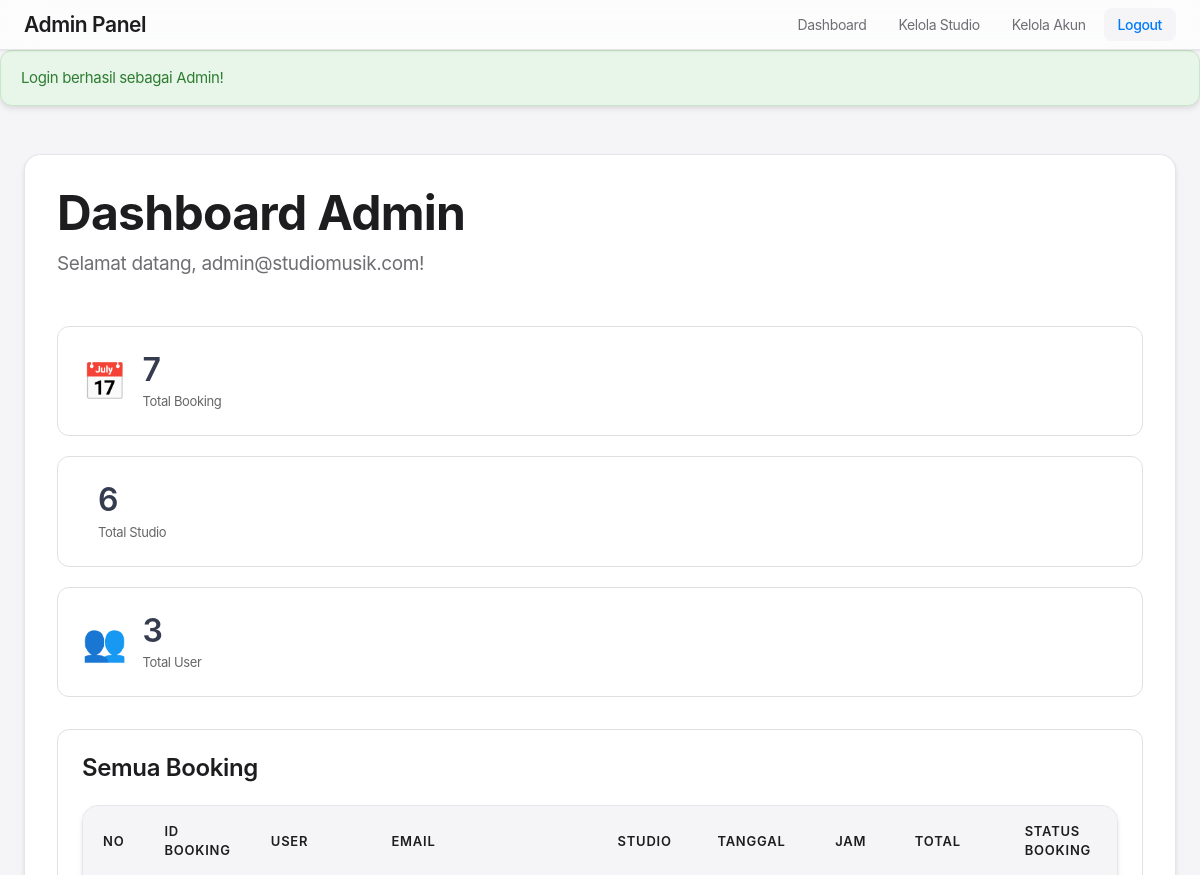
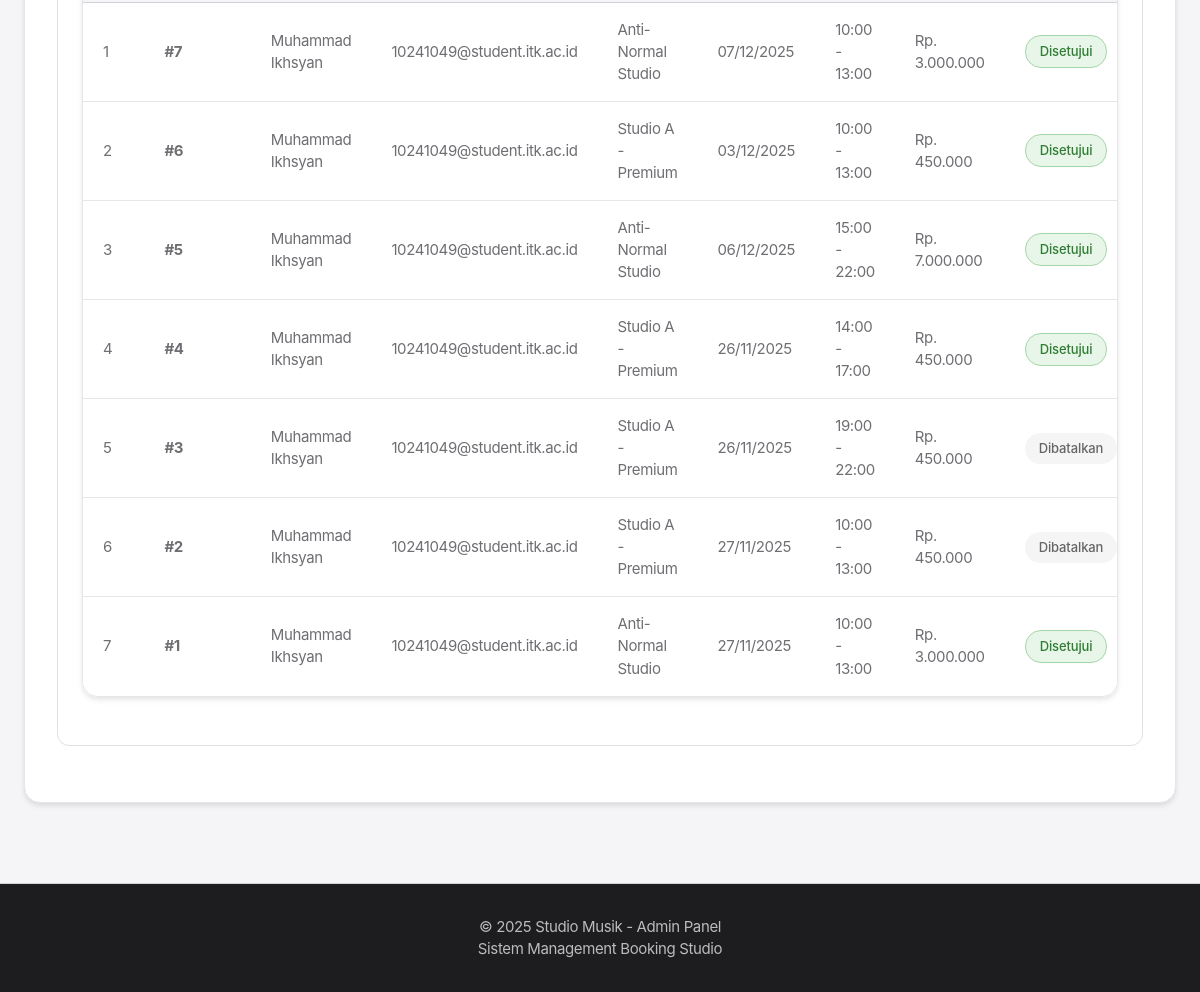
The app's page /public/index.php?url=admin/dashboard (signed in) with its own data (2 pictures, top to bottom).
### tables this page shows
CREATE TABLE `booking` (
  `id_booking` int(11) NOT NULL,
  `id_user` int(11) NOT NULL,
  `id_studio` int(11) NOT NULL,
  `tanggal_main` date NOT NULL,
  `jam_mulai` time NOT NULL,
  `jam_selesai` time NOT NULL,
  `total_bayar` decimal(10,2) NOT NULL,
  `status_booking` enum('Menunggu Konfirmasi','Disetujui','Selesai','Dibatalkan') DEFAULT 'Menunggu Konfirmasi',
  `id_admin` int(11) DEFAULT NULL,
  `created_at` timestamp NULL DEFAULT current_timestamp()
);

CREATE TABLE `users` (
  `id_user` int(11) NOT NULL,
  `nama` varchar(100) NOT NULL,
  `email` varchar(100) NOT NULL,
  `password` varchar(255) NOT NULL,
  `no_telp` varchar(15) NOT NULL,
  `created_at` timestamp NULL DEFAULT current_timestamp()
);

CREATE TABLE `studios` (
  `id_studio` int(11) NOT NULL,
  `nama_studio` varchar(100) NOT NULL,
  `deskripsi` text DEFAULT NULL,
  `harga_per_jam` decimal(10,2) NOT NULL,
  `fasilitas` text DEFAULT NULL,
  `kapasitas` int(11) NOT NULL,
  `gambar` varchar(255) DEFAULT NULL,
  `status_ketersediaan` enum('Tersedia','Tidak Tersedia') DEFAULT 'Tersedia',
  `created_at` timestamp NULL DEFAULT current_timestamp()
);

### app/controllers/AdminController.php (called while the page is built, shortened)
<?php
require_once __DIR__ . '/../../core/Controller.php';
class AdminController extends Controller {
    public function dashboard() {
        $adminModel = $this->model('Admin');
        $bookingModel = $this->model('Booking');
        $studioModel = $this->model('Studio');
        $userModel = $this->model('User');
        $totalBookings = count($bookingModel->all());
        $totalStudios = count($studioModel->all());
        $totalUsers = count($userModel->all());
        $allBookings = $adminModel->getAllBookings();
        $data = [
            'admin' => $_SESSION['admin'],
            'totalBookings' => $totalBookings,
            'totalStudios' => $totalStudios,
            'totalUsers' => $totalUsers,
            'bookings' => $allBookings,
            'title' => 'Admin Dashboard'
        ];
        $this->view('admin/dashboard', $data);
    }
}
?>

### core/Model.php (called while the page is built, shortened)
<?php
class Model {
    protected $db;
    protected $table;
    public function __construct() {
        require_once __DIR__ . '/../config/Database.php';
        $database = new Database();
        $this->db = $database->getConnection();
    }
    public function all() {
        $query = "SELECT * FROM " . $this->table;
        $stmt = $this->db->prepare($query);
        $stmt->execute();
        return $stmt->fetchAll(PDO::FETCH_ASSOC);
    }
}
?>

### config/Database.php (called while the page is built, shortened)
<?php
class Database {
    private $host = "localhost";
    private $db_name = "studio_music";
    private $username = "root";
    private $password = "";
    public function getConnection() {
        $this->conn = null;
        try {
            $this->conn = new PDO(
                "mysql:host=" . $this->host . ";dbname=" . $this->db_name,
                $this->username,
                $this->password
            );
            $this->conn->setAttribute(PDO::ATTR_ERRMODE, PDO::ERRMODE_EXCEPTION);
            $this->conn->exec("set names utf8");
        } catch(PDOException $e) {
            echo "Connection Error: " . $e->getMessage();
        }
        return $this->conn;
    }
}
?>

### app/models/Admin.php (called while the page is built, shortened)
<?php
require_once __DIR__ . '/../../core/Model.php';
class Admin extends Model {
    public function getAllBookings() {
        $query = "SELECT b.*, s.nama_studio, u.nama as nama_user, u.email as email_user,
                  p.bukti_pembayaran, a.email as admin_email
                  FROM booking b
                  JOIN studios s ON b.id_studio = s.id_studio
                  JOIN users u ON b.id_user = u.id_user
                  LEFT JOIN payments p ON b.id_booking = p.id_booking
                  LEFT JOIN admin a ON b.id_admin = a.id_admin
                  ORDER BY b.created_at DESC";
        $stmt = $this->db->prepare($query);
        $stmt->execute();
        return $stmt->fetchAll(PDO::FETCH_ASSOC);
    }
}
?>

### app/views/admin/dashboard.php (the view, shortened to what this page needs)
<?php include __DIR__ . '/header.php'; ?>
<div class="admin-dashboard-container">
    <div class="page-header">
        <h1>Dashboard Admin</h1>
        <p>Selamat datang, <?= htmlspecialchars($admin['email']) ?>!</p>
    </div>
    <div class="stats-grid">
        <div class="stat-card">
            <div class="stat-icon">📅</div>
            <div class="stat-info">
                <h3><?= $totalBookings ?></h3>
                <p>Total Booking</p>
            </div>
        </div>
        <div class="stat-card">
            <div class="stat-info">
                <h3><?= $totalStudios ?></h3>
                <p>Total Studio</p>
            </div>
        </div>
        <div class="stat-card">
            <div class="stat-icon">👥</div>
            <div class="stat-info">
                <h3><?= $totalUsers ?></h3>
                <p>Total User</p>
            </div>
        </div>
    </div>
    <div class="admin-section">
        <h2>Semua Booking</h2>
        <?php if (!empty($bookings)): ?>
            <div class="table-responsive">
                <table class="booking-table">
                    <thead>
                        <tr>
                            <th>No</th>
                            <th>ID Booking</th>
                            <th>User</th>
                            <th>Email</th>
                            <th>Studio</th>
                            <th>Tanggal</th>
                            <th>Jam</th>
                            <th>Total</th>
                            <th>Status Booking</th>
                        </tr>
                    </thead>
                    <tbody>
                        <?php $no = 1; ?>
                        <?php foreach ($bookings as $booking): ?>
                            <tr>
                                <td><?= $no++ ?></td>
                                <td><strong>#<?= $booking['id_booking'] ?></strong></td>
                                <td><?= htmlspecialchars($booking['nama_user']) ?></td>
                                <td><?= htmlspecialchars($booking['email_user']) ?></td>
                                <td><?= htmlspecialchars($booking['nama_studio']) ?></td>
                                <td><?= date('d/m/Y', strtotime($booking['tanggal_main'])) ?></td>
                                <td><?= date('H:i', strtotime($booking['jam_mulai'])) ?> - <?= date('H:i', strtotime($booking['jam_selesai'])) ?></td>
                                <td>Rp. <?= number_format($booking['total_bayar'], 0, ',', '.') ?></td>
                                <td>
                                    <span class="status-badge status-<?= strtolower(str_replace(' ', '-', $booking['status_booking'])) ?>">
                                        <?= htmlspecialchars($booking['status_booking']) ?>
                                    </span>
                                </td>
                            </tr>
                        <?php endforeach; ?>
                    </tbody>
                </table>
            </div>
        <?php endif; ?>
    </div>
</div>
<?php include __DIR__ . '/footer.php'; ?>

### public/css/minimalist.css (style rules this page uses)
:root { --color-primary: #007AFF; --color-primary-dark: #0051D5; --color-primary-light: #3395FF; --color-text: #1d1d1f; --color-text-secondary: #6e6e73; --color-text-muted: #86868b; --color-bg: #ffffff; --color-bg-secondary: #f5f5f7; --color-border: #d2d2d7; --color-border-light: #e5e5ea; --color-overlay-light: rgba(0, 0, 0, 0.3); --color-overlay-dark: rgba(0, 0, 0, 0.7); --color-white: #ffffff; --shadow-sm: 0 1px 3px rgba(0, 0, 0, 0.04), 0 1px 2px rgba(0, 0, 0, 0.06); --shadow-md: 0 4px 6px rgba(0, 0, 0, 0.05), 0 2px 4px rgba(0, 0, 0, 0.06); --shadow-lg: 0 10px 15px rgba(0, 0, 0, 0.08), 0 4px 6px rgba(0, 0, 0, 0.05); --shadow-xl: 0 20px 25px rgba(0, 0, 0, 0.1), 0 10px 10px rgba(0, 0, 0, 0.04); --shadow-2xl: 0 25px 50px rgba(0, 0, 0, 0.15); --focus-ring: 0 0 0 4px rgba(0, 122, 255, 0.3); --transition-smooth: all 0.3s cubic-bezier(0.4, 0, 0.2, 1); --transition-bounce: all 0.4s cubic-bezier(0.68, -0.55, 0.265, 1.55); }
* { margin: 0; padding: 0; box-sizing: border-box; }
body { font-family: -apple-system, BlinkMacSystemFont, 'SF Pro Text', 'SF Pro Display', 'Helvetica Neue', Arial, sans-serif; background-color: var(--color-bg-secondary); color: var(--color-text); line-height: 1.47059; font-weight: 400; font-size: 17px; letter-spacing: -0.022em; -webkit-font-smoothing: antialiased; -moz-osx-font-smoothing: grayscale; }
h1, h2, h3, h4, h5, h6 { font-weight: 600; letter-spacing: -0.015em; color: var(--color-text); }
h1 { font-size: 48px; line-height: 1.08349; font-weight: 700; letter-spacing: -0.003em; }
h2 { font-size: 32px; line-height: 1.125; font-weight: 600; }
h3 { font-size: 24px; line-height: 1.16667; font-weight: 600; }
p { font-weight: 400; color: var(--color-text-secondary); }
.page-header { margin-bottom: 48px; text-align: left; }
.page-header h1 { font-size: 48px; color: var(--color-text); margin-bottom: 12px; font-weight: 700; letter-spacing: -0.015em; }
.page-header p, .page-header .subtitle { color: var(--color-text-secondary); font-size: 19px; line-height: 1.42105; font-weight: 400; max-width: 640px; }
.table-responsive { overflow-x: auto; background: var(--color-white); border: 1px solid var(--color-border-light); border-radius: 16px; box-shadow: var(--shadow-md); margin: 24px 0; }
.booking-table { width: 100%; border-collapse: collapse; }
.booking-table thead { background: var(--color-bg-secondary); border-bottom: 1px solid var(--color-border); }
.booking-table th { padding: 16px 20px; text-align: left; font-weight: 600; font-size: 13px; color: var(--color-text); text-transform: uppercase; letter-spacing: 0.06em; }
.booking-table td { padding: 16px 20px; border-bottom: 1px solid var(--color-border-light); font-size: 15px; color: var(--color-text-secondary); font-weight: 400; }
.booking-table tbody tr:last-child td { border-bottom: none; }
.status-badge { padding: 6px 14px; border-radius: 16px; font-size: 13px; font-weight: 500; display: inline-block; letter-spacing: -0.01em; }
.status-disetujui { background: #e8f5e9; color: #2e7d32; border: 1px solid #a5d6a7; }
.status-dibatalkan { background: #f5f5f5; color: #666; }
.stats-grid { display: grid; grid-template-columns: repeat(auto-fit, minmax(240px, 1fr)); gap: 20px; margin-bottom: 32px; }
.stat-card { background: white; padding: 24px; border-radius: 12px; border: 1px solid #e0e0e0; display: flex; align-items: center; gap: 16px; }
.stat-icon { font-size: 36px; }
.stat-info h3 { font-size: 32px; margin: 0; color: #363c4f; font-weight: 600; }
.stat-info p { margin: 4px 0 0; color: #666; font-size: 13px; }
.admin-section { background: white; padding: 24px; border-radius: 12px; border: 1px solid #e0e0e0; margin-bottom: 24px; }
.admin-section h2 { margin-bottom: 24px; color: var(--color-text); font-size: 24px; font-weight: 600; letter-spacing: -0.015em; }
.admin-dashboard-container { background: var(--color-white); padding: 32px; border-radius: 16px; box-shadow: var(--shadow-md); border: 1px solid var(--color-border-light); }
.stats-grid { grid-template-columns: 1fr; }

### records on screen
booking: id_booking "7", id_user.nama "Muhammad Ikhsyan", id_user.email "10241049@student.itk.ac.id", id_studio.nama_studio "Anti-Normal Studio", tanggal_main "07/12/2025", jam_mulai "10:00", jam_selesai "13:00", total_bayar "3.000.000", status_booking "Disetujui"
booking: id_booking "6", id_user.nama "Muhammad Ikhsyan", id_user.email "10241049@student.itk.ac.id", id_studio.nama_studio "Studio A - Premium", tanggal_main "03/12/2025", jam_mulai "10:00", jam_selesai "13:00", total_bayar "450.000", status_booking "Disetujui"
booking: id_booking "5", id_user.nama "Muhammad Ikhsyan", id_user.email "10241049@student.itk.ac.id", id_studio.nama_studio "Anti-Normal Studio", tanggal_main "06/12/2025", jam_mulai "15:00", jam_selesai "22:00", total_bayar "7.000.000", status_booking "Disetujui"
booking: id_booking "4", id_user.nama "Muhammad Ikhsyan", id_user.email "10241049@student.itk.ac.id", id_studio.nama_studio "Studio A - Premium", tanggal_main "26/11/2025", jam_mulai "14:00", jam_selesai "17:00", total_bayar "450.000", status_booking "Disetujui"
booking: id_booking "3", id_user.nama "Muhammad Ikhsyan", id_user.email "10241049@student.itk.ac.id", id_studio.nama_studio "Studio A - Premium", tanggal_main "26/11/2025", jam_mulai "19:00", jam_selesai "22:00", total_bayar "450.000", status_booking "Dibatalkan"
booking: id_booking "2", id_user.nama "Muhammad Ikhsyan", id_user.email "10241049@student.itk.ac.id", id_studio.nama_studio "Studio A - Premium", tanggal_main "27/11/2025", jam_mulai "10:00", jam_selesai "13:00", total_bayar "450.000", status_booking "Dibatalkan"
booking: id_booking "1", id_user.nama "Muhammad Ikhsyan", id_user.email "10241049@student.itk.ac.id", id_studio.nama_studio "Anti-Normal Studio", tanggal_main "27/11/2025", jam_mulai "10:00", jam_selesai "13:00", total_bayar "3.000.000", status_booking "Disetujui"

### other values on screen
$flash['message'] "Login berhasil sebagai Admin!"
$admin['email'] "admin@studiomusik.com"
$totalBookings "7"
$totalStudios "6"
$totalUsers "3"
